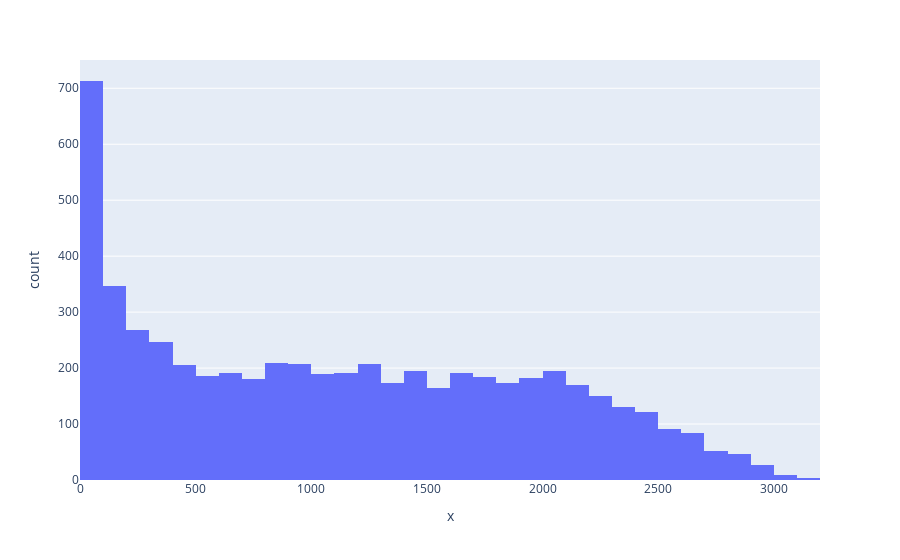
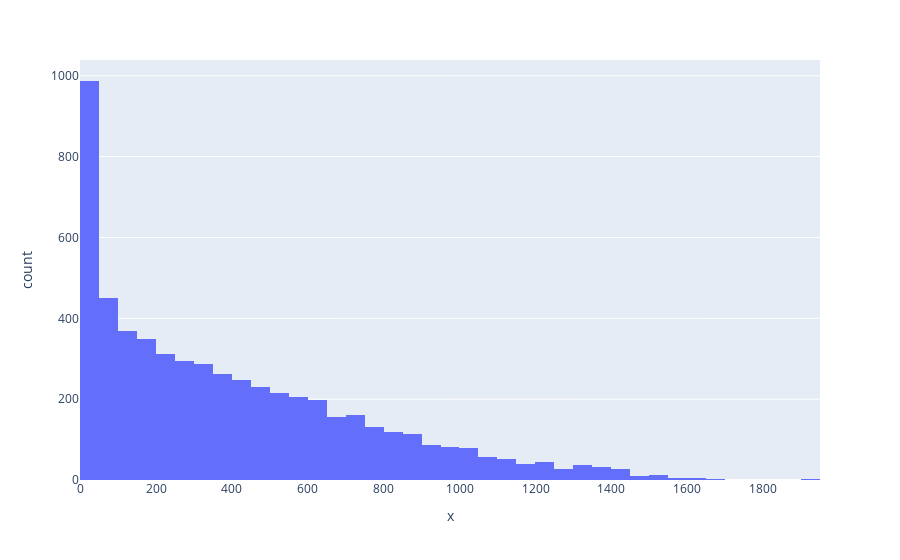

Here is the notebook cell these charts were saved with, in order:
### Code cell
fig = px.histogram(x=rs_df['MIN'])
fig.show()
fig2 = px.histogram(x=rs_df['FGA'])
fig2.show()

### Figure 1 — Plotly figure (JSON) as saved in the notebook; plotly's stock layout.template omitted (floating-point values rounded to 4 significant figures; data arrays with more than 128 entries replaced by an {"elided": "..."} marker saying what was removed)
{"data": [{"alignmentgroup": "True", "bingroup": "x", "hovertemplate": "x=%{x}<br>count=%{y}<extra></extra>", "legendgroup": "", "marker": {"color": "#636efa", "pattern": {"shape": ""}}, "name": "", "offsetgroup": "", "orientation": "v", "showlegend": false, "type": "histogram", "x": {"elided": "5687 int values"}, "xaxis": "x", "yaxis": "y"}], "layout": {"barmode": "relative", "legend": {"tracegroupgap": 0}, "margin": {"t": 60}, "xaxis": {"anchor": "y", "domain": [0, 1], "title": {"text": "x"}}, "yaxis": {"anchor": "x", "domain": [0, 1], "title": {"text": "count"}}}}

### Figure 2 — Plotly figure (JSON) as saved in the notebook; plotly's stock layout.template omitted (floating-point values rounded to 4 significant figures; data arrays with more than 128 entries replaced by an {"elided": "..."} marker saying what was removed)
{"data": [{"alignmentgroup": "True", "bingroup": "x", "hovertemplate": "x=%{x}<br>count=%{y}<extra></extra>", "legendgroup": "", "marker": {"color": "#636efa", "pattern": {"shape": ""}}, "name": "", "offsetgroup": "", "orientation": "v", "showlegend": false, "type": "histogram", "x": {"elided": "5687 int values"}, "xaxis": "x", "yaxis": "y"}], "layout": {"barmode": "relative", "legend": {"tracegroupgap": 0}, "margin": {"t": 60}, "xaxis": {"anchor": "y", "domain": [0, 1], "title": {"text": "x"}}, "yaxis": {"anchor": "x", "domain": [0, 1], "title": {"text": "count"}}}}
